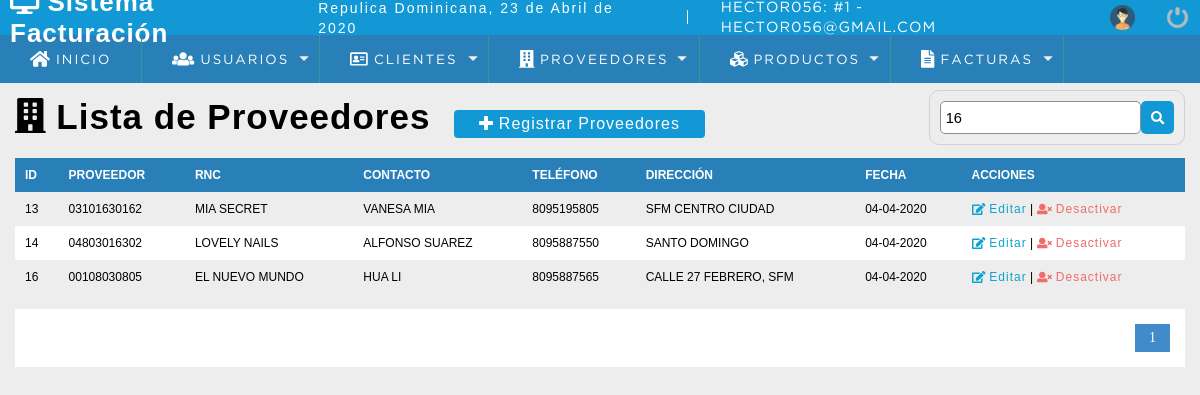
Page /sistema/buscar_proveedor.php?busqueda=16 (signed in) on the committed database.
### tables this page shows
CREATE TABLE `proveedor` (
  `codproveedor` int(11) NOT NULL,
  `proveedor` varchar(100) NOT NULL,
  `rnc` varchar(15) NOT NULL,
  `contacto` varchar(100) DEFAULT NULL,
  `telefono` bigint(11) NOT NULL,
  `direccion` text NOT NULL,
  `date_add` datetime NOT NULL DEFAULT current_timestamp(),
  `usuario_id` int(11) NOT NULL,
  `estatus` int(11) NOT NULL DEFAULT 1
);

### sistema/buscar_proveedor.php (the view, shortened to what this page needs)
<?php
include "../conexion.php";
?>
<!DOCTYPE html>
<html lang="en">
<head>
		<?php include "includes/scripts.php";?>
</head>
<body>
		<?php include "includes/header.php";?>
	<section id="container">
		<?php
		$busqueda = strtoupper($_REQUEST['busqueda']);
		 ?>
		<h1><i class="fas fa-building"></i>  Lista de Proveedores</h1>
		<a href="lista_proveedor.php" class="btn_new"><i class="fas fa-plus"></i> Registrar Proveedores</a>
		<form action="buscar_proveedor.php" method="get" class="formulario_buscar">
			<input type="text" name="busqueda" id="busqueda" placeholder="Buscar" value="<?PHP echo $busqueda; ?>">
			<button type="submit"class="btn_buscar"> <i class="fas fa-search"></i></button>
		</form>
		<table>
		<tr>
				<th>ID</th>
				<th>PROVEEDOR</th>
				<th>RNC</th>
				<th>CONTACTO</th>
				<th>TELÉFONO</th>
				<th>DIRECCIÓN</th>
				<th>FECHA</th>
				<th>ACCIONES</th>
			</tr>
			<?php
				$sql_registro = mysqli_query($conexion,"SELECT COUNT(*) AS total_registro FROM 	proveedor
														WHERE (codproveedor  like '%$busqueda%' OR
																proveedor 	  like '%$busqueda%' OR
																rnc    like '%$busqueda%' OR
																contacto    like '%$busqueda%' OR
																telefono  like '%$busqueda%' OR
																direccion like '%$busqueda%')
    													AND estatus=1");
				$resultado_registro = mysqli_fetch_array($sql_registro);
				$total_registro = $resultado_registro['total_registro'];
				$por_pagina = 5;
					if(empty($_GET['pagina']))
					{
						$pagina=1;
					}else{
						$pagina =$_GET['pagina'];
					}
					$desde = ($pagina-1) * $por_pagina;
					$total_paginas = ceil($total_registro / $por_pagina);
				$query = mysqli_query($conexion,"SELECT * FROM proveedor WHERE
											         		(codproveedor    like '%$busqueda%' OR
																proveedor 	 like '%$busqueda%' OR
																rnc          like '%$busqueda%' OR
																contacto     like '%$busqueda%' OR
																telefono     like '%$busqueda%' OR
																direccion    like '%$busqueda%')
												AND
											    estatus =1 ORDER BY codproveedor ASC LIMIT $desde,$por_pagina");
				$resultado = mysqli_num_rows($query);
				if($resultado > 0){
					while ($data = mysqli_fetch_array($query)){
						$formato = 'Y-m-d H:i:s';
						$fecha = DateTime::createfromformat($formato, $data["date_add"]);
			?>
		  	  <tr>
				<td><?php echo $data['codproveedor']?></td>
				<td><?php echo $data['rnc']?></td>
				<td><?php echo $data['proveedor']?></td>
				<td><?php echo $data['contacto']?></td>
				<td><?php echo $data['telefono']?></td>
				<td><?php echo $data['direccion']?></td>
				<td><?php echo $fecha->format('d-m-Y')?></td>
				<td>
					<a class="link_edit" href="editar_proveedor.php?id=<?php echo $data['codproveedor'];?>"><i class="fas fa-edit"></i>   Editar</a>
					|
					<a class="link_delete" href="eliminar_confirmar_proveedor.php?id=<?php echo $data['codproveedor'];?>"><i class="fas fa-user-times"></i> Desactivar </a>
				   </td>
				</tr>
			<?php
		  }
		}
	?>
		</table>
			<?php
				if ($resultado != 0)
				{
			?>
		<div class="paginador">
		<ul>
		<?php
					for ($i=1; $i <= $total_paginas; $i++)
				{
					if ($i==$pagina)
					{
					echo '<li class="PageSelected">'.$i.'</li>';
					}else{
					echo '<li><a href="?pagina='.$i.'&busqueda='.$busqueda.'">'.$i.'</a></li>';
				}
				}
		?>
			</ul>
		</div>
			 <?php } ?>
	</section>
</body>
</html>

### sistema/css/style.css (style rules this page uses)
* { margin: 0; padding: 0; box-sizing: border-box; }
body { background: #ededed; }
h1, h2, h3, h4, h5, h6 { font-family: 'arial'; font-weight: bold; letter-spacing: 1px; }
h1 { font-size: 26px; }
a { text-decoration: none; font-family: arial; letter-spacing: 1px; }
#container { padding: 90px 15px 15px; }
form { background: #fff; margin: auto; padding: 20px 50px; border: 1px solid #d1d1d1 }
input, select { display: block; width: 100%; font-size: 11pt; padding: 5px; border: 1px solid #85929e; border-radius: 5px; }
#container h1 { font-size: 35px; display: inline-block; }
.btn_new { display: inline-block; background: #1198d5; color:#fff; padding: 5px 25px; border-radius: 4px; margin: 20px; }
table { border-collapse: collapse; font-size: 12px; font-family: 'arial'; width :100%; }
table th { text-align: left; padding: 10px; background: #2980b9;; color:#fff; }
table tr:nth-child(odd) { background: #fff; }
table td { padding: 10px; }
.link_edit { color:#0ca4ce; }
.link_delete { color:#f26b6b ; }
.paginador ul { padding: 15px; list-style: none; background: #fff; margin-top: 15px; display: -webkit-flex; display: -moz-flex; display: -ms-flex; display: -o-flex; display: flex; justify-content: flex-end; }
.paginador a, .PageSelected { color: #428bca; border:1px solid #ddd; padding: 5px; display: inline-block; font-size: 14px; text-align: center; width: 35px; }
.PageSelected { color: #fff; background: #428bca; border:1px solid #428bca; }
.formulario_buscar { display: -webkit-flex; display: -moz-flex; display: -ms-flex; display: -o-flex; display: flex; justify-content: flex-end; float: right; background: initial; padding: 10px; border-radius: 10px; }
.formulario_buscar .btn_buscar { background: #1198d5; color:#fff; padding: 0 20px; border:0; cursor: pointer; margin: left 10px; display: flex; border-radius: 5px; padding: 10px; }

### rows in the picture
proveedor: codproveedor "13", rnc "03101630162", proveedor "MIA SECRET", contacto "VANESA MIA", telefono "8095195805", direccion "SFM CENTRO CIUDAD", date_add "04-04-2020"
proveedor: codproveedor "14", rnc "04803016302", proveedor "LOVELY NAILS", contacto "ALFONSO SUAREZ", telefono "8095887550", direccion "SANTO DOMINGO", date_add "04-04-2020"
proveedor: codproveedor "16", rnc "00108030805", proveedor "EL NUEVO MUNDO", contacto "HUA LI", telefono "8095887565", direccion "CALLE 27 FEBRERO, SFM", date_add "04-04-2020"

### other values in the picture
fechaC() "23 de Abril de 2020"
$_SESSION['user'] "HECTOR056"
$_SESSION['rol'] "1"
$_SESSION['email'] "HECTOR056@GMAIL.COM"
